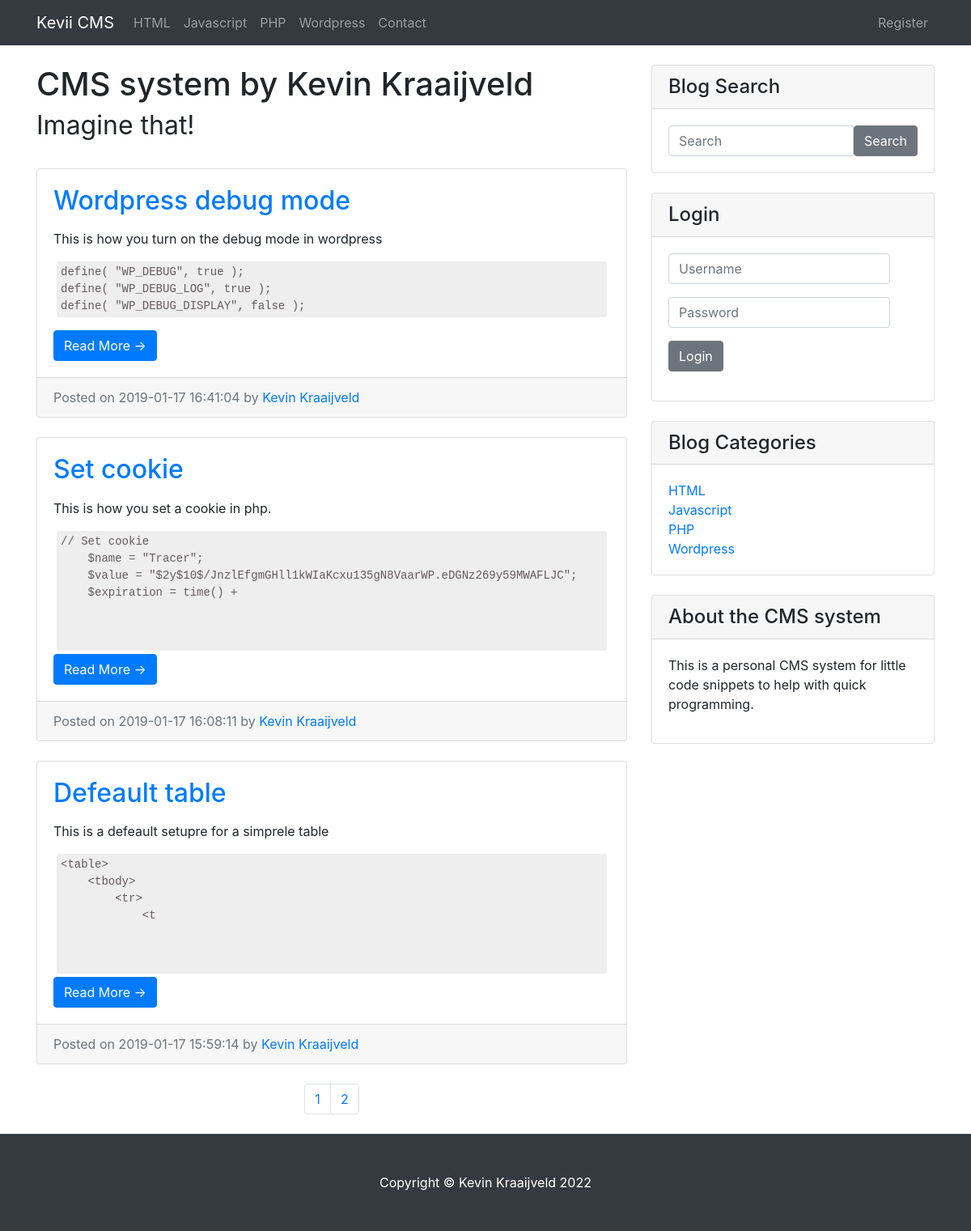
Before: / with the older database file.
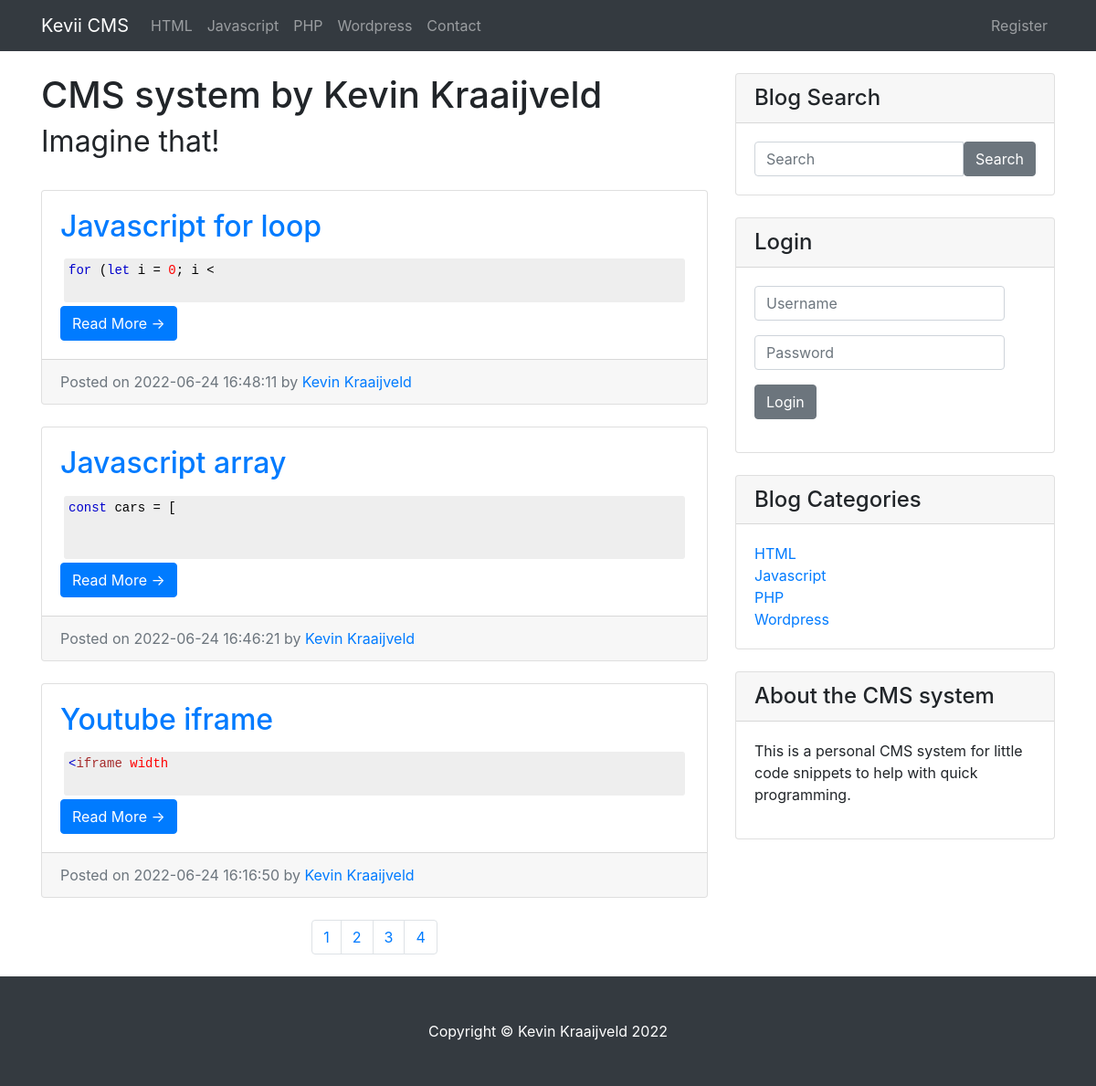
After: the same page with the newer database file.
### tables this page shows
CREATE TABLE IF NOT EXISTS `categories` (
  `cat_id` int(3) NOT NULL,
  `cat_title` varchar(255) NOT NULL
);

CREATE TABLE IF NOT EXISTS `posts` (
  `post_id` int(3) NOT NULL,
  `post_category_id` int(3) NOT NULL,
  `post_title` varchar(255) NOT NULL,
  `post_author` varchar(255) NOT NULL,
  `post_date` datetime NOT NULL,
  `post_image` text NOT NULL,
  `post_content` text NOT NULL,
  `post_tags` varchar(255) NOT NULL,
  `post_comment_count` int(11) NOT NULL,
  `post_status` varchar(255) NOT NULL DEFAULT 'draft',
  `post_views_count` int(11) NOT NULL
);

CREATE TABLE IF NOT EXISTS `users` (
  `user_id` int(3) NOT NULL,
  `username` varchar(255) NOT NULL,
  `user_password` varchar(255) NOT NULL,
  `user_firstname` varchar(255) NOT NULL,
  `user_lastname` varchar(255) NOT NULL,
  `user_email` varchar(255) NOT NULL,
  `user_image` text NOT NULL,
  `user_role` varchar(255) NOT NULL,
  `randSalt` varchar(255) NOT NULL DEFAULT '$2y$10$iusesomecrazystrings22',
  `token` text NOT NULL
);

### includes/content.php (the view, shortened to what the changed rows need)
<?php
$per_page = 3;
if(isset($_GET['page'])){
  $page = $_GET['page'];
}else{
  $page = "";
}
if($page == "" || $page == 1){
  $page_1 = 0;
}else{
  $page_1 = ($page * $per_page) - $per_page;
}
$select_posts_count = "SELECT * FROM posts WHERE post_status = 'Published'";
$find_count = mysqli_query($connection, $select_posts_count);
$count = mysqli_num_rows($find_count);
$count = ceil ($count / $per_page);
?>
<?php
if(isset($_SESSION['user_role']) && $_SESSION['user_role'] == 'Admin' ){
  $query = "SELECT * FROM posts ORDER BY post_date DESC LIMIT $page_1, $per_page";
}else{
  $query = "SELECT * FROM posts WHERE post_status = 'Published' ORDER BY post_date DESC LIMIT $page_1, $per_page";
}
  $select_all_posts = mysqli_query($connection, $query);
    while($row = mysqli_fetch_assoc($select_all_posts)){
      $post_id = $row['post_id'];
      $post_title = $row['post_title'];
      $post_author = $row['post_author'];
      $post_date = $row['post_date'];
      $post_content = substr($row['post_content'], 0,250);
?>
      <div class="card mb-4">
        <div class="card-body">
          <h2 class="card-title">
            <a href="post/<?php echo $post_id?>"><?php echo $post_title ?></a>
          </h2>
          <p class="card-text">
            <?php echo $post_content ?>
          </p>
        </pre>
          <a href="post/<?php echo $post_id?>" class="btn btn-primary">Read More &rarr;</a>
        </div>
        <div class="card-footer text-muted">
          <span class="glyphicon glyphicon-time"></span> Posted on <?php echo $post_date ?> by
          <a href="/CMS_system/author/<?php echo $post_author?>">
            <?php
              $query = "SELECT * FROM users WHERE user_role = 'Author' OR user_role = 'Admin'";
              $select_all_authors = mysqli_query($connection, $query);
              while($row = mysqli_fetch_assoc($select_all_authors)){
                $user_id = $row['user_id'];
                $user_firstname = $row['user_firstname'];
                $user_lastname = $row['user_lastname'];
                  if($user_id == $post_author){
                    $author = $user_firstname . " " .$user_lastname;
                  }
                }
                echo "$author";
              ?>
            </a>
        </div>
      </div>
<?php } ?>
<ul class="pagination justify-content-center mb-4">
  <?php
  for ($i=1; $i <= $count ; $i++) {
    if($i == $page ){
      echo "<li class='page-item'><a class='page-link active'  href='index?page={$i}'>{$i}</a></li>";
    }else{
      echo "<li class='page-item'><a class='page-link' href='index?page={$i}'>{$i}</a></li>";
    }
  }
  ?>
</ul>

### includes/navigation.php (shortened to what the changed rows need)
<nav class="navbar navbar-expand-lg navbar-dark bg-dark fixed-top">
  <div class="container">
    <div class="collapse navbar-collapse" id="navbarResponsive">
      <ul class="nav navbar-nav">
        <?php
          $query = "SELECT * FROM categories";
          $select_all_categories = mysqli_query($connection, $query);
          while($row = mysqli_fetch_assoc($select_all_categories)){
            $cat_id = $row['cat_id'];
            $cat_title = $row['cat_title'];
            $category_class = '';
            echo "<li class='nav-item $category_class'><a href='/CMS_system/category/$cat_id' class='nav-link'>{$cat_title}</a></li>";
          }
        ?>
      </ul>
    </div>
    </div>
</nav>

### includes/sidebar.php (shortened to what the changed rows need)
<div class="col-md-4">
    <div class="card my-4">
        <div class="card-body">
          <div class="row">
              <div class="col-lg-12">
                  <ul class="list-unstyled mb-0">
                    <?php
                    $query = "SELECT * FROM categories LIMIT 5";
                    $select_all_categories = mysqli_query($connection, $query);
                    while($row = mysqli_fetch_assoc($select_all_categories)){
                      $cat_id = $row['cat_id'];
                      $cat_title = $row['cat_title'];
                      echo "<li><a href='category/$cat_id'>{$cat_title}</a></li>";
                    }
                    ?>
                  </ul>
              </div>
          </div>
        </div>
    </div>
</div>

Changed rows visible on the page:
no longer on this page (row edited): posts: post_title "Wordpress debug mode", post_content "This is how you turn on the debug mode in wordpress define( \"WP_DEBUG\", true ); define( \"WP_DEBUG_LOG\", true ); define( \"WP_DEBUG_DISPLAY\", false );", post_date "2019-01-17 16:41:04", users.user_firstname+user_lastname "Kevin Kraaijveld"
no longer on this page (row edited): posts: post_title "Set cookie", post_content "This is how you set a cookie in php. // Set cookie $name = \"Tracer\"; $value = \"$2y$10$/JnzlEfgmGHll1kWIaKcxu135gN8VaarWP.eDGNz269y59MWAFLJC\"; $expiration = time() +", post_date "2019-01-17 16:08:11", users.user_firstname+user_lastname "Kevin Kraaijveld"
no longer on this page (row edited): posts: post_title "Defeault table", post_content "This is a defeault setupre for a simprele table <table> <tbody> <tr> <t", post_date "2019-01-17 15:59:14", users.user_firstname+user_lastname "Kevin Kraaijveld"
added posts: post_title "Javascript for loop", post_content "for ( let i = 0 ; i <", post_date "2022-06-24 16:48:11", users.user_firstname+user_lastname "Kevin Kraaijveld"
added posts: post_title "Javascript array", post_content "const cars = [", post_date "2022-06-24 16:46:21", users.user_firstname+user_lastname "Kevin Kraaijveld"
added posts: post_title "Youtube iframe", post_content "< iframe width", post_date "2022-06-24 16:16:50", users.user_firstname+user_lastname "Kevin Kraaijveld"
Other visible differences:
new list line: "3"
new list line: "4"
